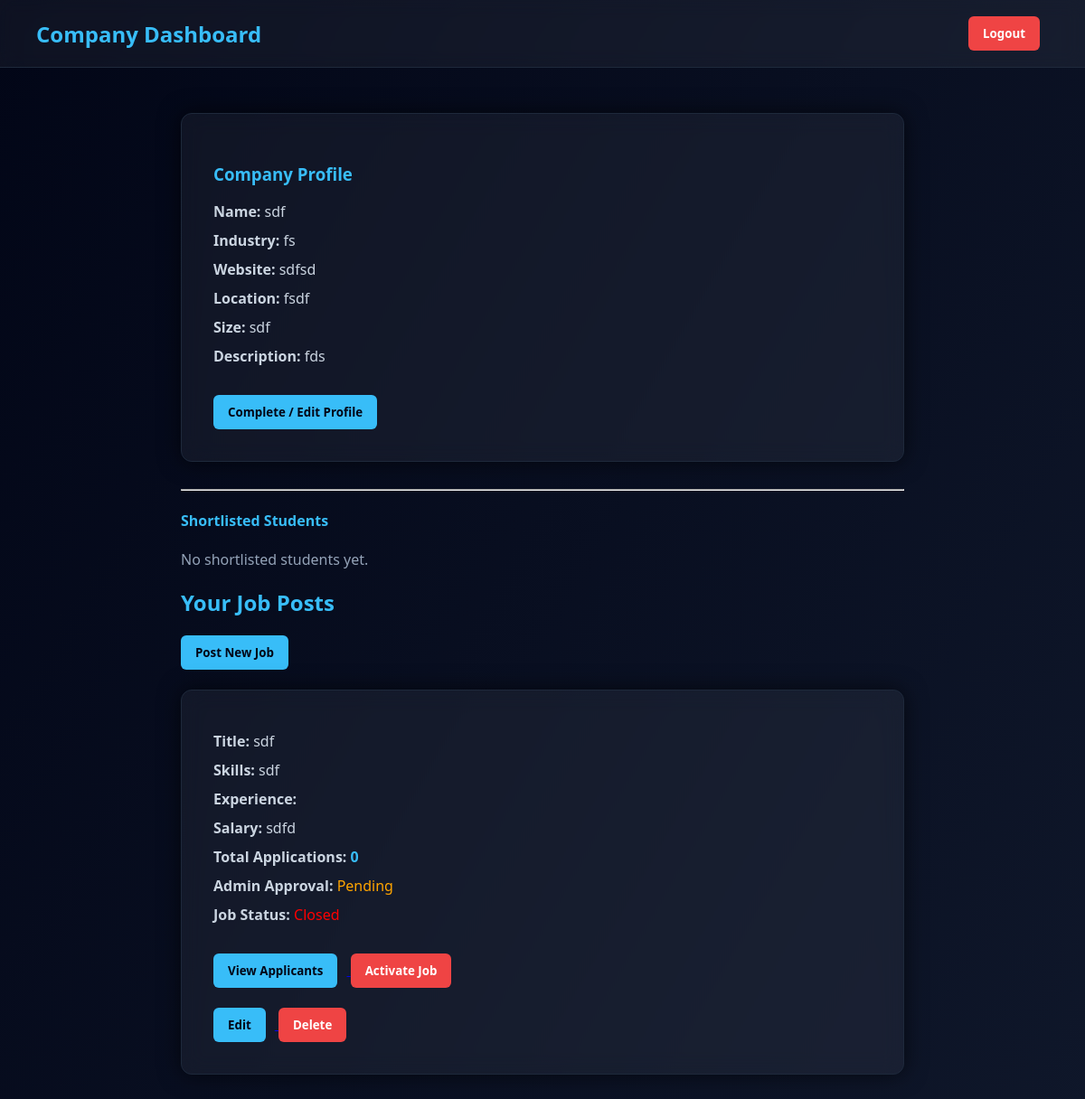
Page /company_dashboard (signed in) on the earlier database version.
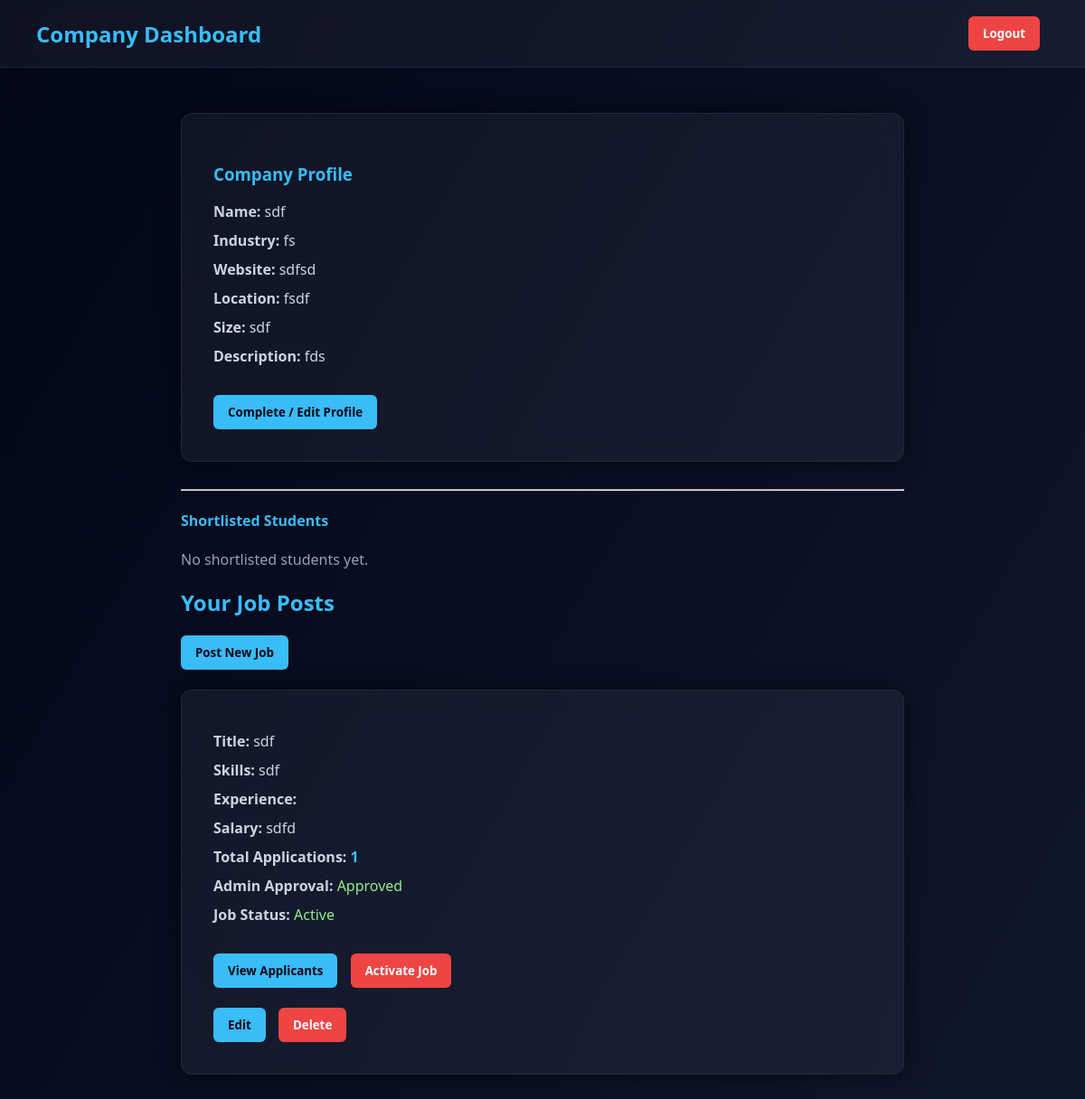
Same page on the later database version.
### app.py (models this page shows)
class Job(db.Model):
    __tablename__ = "jobs"
    id = db.Column(db.Integer, primary_key=True)
    company_id = db.Column(
        db.Integer,
        db.ForeignKey("company_profiles.id"),
        nullable=False
    )
    title = db.Column(db.String(150))
    skills = db.Column(db.String(200))
    salary = db.Column(db.String(50))
    is_approved = db.Column(db.Boolean, default=False)
    is_closed = db.Column(db.Boolean, default=False)
    company = db.relationship("CompanyProfile", back_populates="jobs")
    applications = db.relationship(
        "Application",
        back_populates="job",
        cascade="all, delete"
    )

### app.py (the view)
@app.route("/company_dashboard")
def company_dashboard():
    if "user_id" not in session:
        return redirect("/login")
    company = CompanyProfile.query.filter_by(
        user_id=session["user_id"]
    ).first()
    if not company:
        return redirect("/complete-company-profile")
    jobs = Job.query.filter_by(company_id=company.id).all()
    job_data = []
    all_shortlisted = []   # ⭐ NEW LIST
    for job in jobs:
        total_apps = Application.query.filter_by(job_id=job.id).count()
        shortlisted = Application.query.filter_by(
            job_id=job.id,
            status="Shortlisted"
        ).all()
        all_shortlisted.extend(shortlisted)  # ⭐ collect all
        job_data.append({
            "job": job,
            "total_apps": total_apps
        })
    return render_template(
        "company_dashboard.html",
        company=company,
        jobs=job_data,
        shortlisted=all_shortlisted   # ⭐ PASS GLOBAL LIST
    )

### templates/company_dashboard.html (shortened to what this page needs)
<!DOCTYPE html>
<html lang="en">
<head>
</head>
<body>
<div class="navbar">
    <h2>Company Dashboard</h2>
    <a href="/logout">
        <button class="btn logout">Logout</button>
    </a>
</div>
<div class="container">
<div class="card">
    <h3>Company Profile</h3>
    {% if company and company.company_name %}
        <p><b>Name:</b> {{ company.company_name }}</p>
        <p><b>Industry:</b> {{ company.industry }}</p>
        <p><b>Website:</b> {{ company.website }}</p>
        <p><b>Location:</b> {{ company.location }}</p>
        <p><b>Size:</b> {{ company.company_size }}</p>
        <p><b>Description:</b> {{ company.description }}</p>
    {% else %}
        <p class="incomplete">⚠ Profile Incomplete</p>
    {% endif %}
    <br>
    <a href="/complete-company-profile">
        <button class="btn complete">Complete / Edit Profile</button>
    </a>
</div>
<hr>
<h4 style="color:#38bdf8;">Shortlisted Students</h4>
{% if shortlisted %}
    {% for app in shortlisted %}
    <div class="card" style="background:#020617; border:1px solid #334155;">
        <p><b>Name:</b> {{ app.student.user.name }}</p>
        <p><b>Email:</b> {{ app.student.user.email }}</p>
        <a href="/toggle-status/{{ app.id }}/Applied">
            <button class="btn logout">Remove from Shortlist</button>
        </a>
    </div>
    {% endfor %}
{% else %}
    <p style="color:#94a3b8;">No shortlisted students yet.</p>
{% endif %}
<h2 class="section-title">Your Job Posts</h2>
<a href="/post-job">
    <button class="btn complete">Post New Job</button>
</a>
<br><br>
{% if jobs %}
    {% for item in jobs %}
    {% set job = item.job %}
    <div class="card">
        <p><b>Title:</b> {{ job.title }}</p>
        <p><b>Skills:</b> {{ job.skills }}</p>
        <p><b>Experience:</b> {{ job.experience }}</p>
        <p><b>Salary:</b> {{ job.salary }}</p>
        <p>
            <b>Total Applications:</b>
            <span style="color:#38bdf8; font-weight:bold;">
                {{ item.total_apps }}
            </span>
        </p>
        <p>
            <b>Admin Approval:</b>
            {% if job.is_approved == 0 %}
                <span style="color: orange;">Pending</span>
            {% else %}
                <span style="color: lightgreen;">Approved</span>
            {% endif %}
        </p>
        <p>
            <b>Job Status:</b>
            {% if job.is_closed %}
                <span style="color: red;">Closed</span>
            {% else %}
                <span style="color: lightgreen;">Active</span>
            {% endif %}
        </p>
                <br>
        <a href="/job-applications/{{ job.id }}">
            <button class="btn complete">View Applicants</button>
        </a>
        <a href="/toggle-job/{{ job.id }}">
            <button class="btn logout">
                {% if job.job_status == "Active" %}
                    Close Job
                {% else %}
                    Activate Job
                {% endif %}
            </button>
        </a>
        <br><br>
        <a href="/edit-job/{{ job.id }}">
            <button class="btn complete">Edit</button>
        </a>
        <form action="/delete-job/{{ job.id }}" method="POST" style="display:inline;">
            <button class="btn logout">Delete</button>
        </form>
    </div>
    {% endfor %}
{% else %}
    <p style="color:#94a3b8;">No jobs posted yet.</p>
{% endif %}
</div>
</body>
</html>

Differences in the rows shown:
changed Job "sdf": is_approved False → True (drawn); is_closed True → False (drawn)
Other differences:
new list line: "Title: Skills: Experience: Salary: Total Applications: 1 Admin Approval: Approved Job Status: Active View Applicants Activate Job Edit Delete"
new list line: "sdf sdf sdfd"
list line gone: "Title: Skills: Experience: Salary: Total Applications: 0 Admin Approval: Pending Job Status: Closed View Applicants Activate Job Edit Delete"
list line gone: "sdf sdf sdfd"
